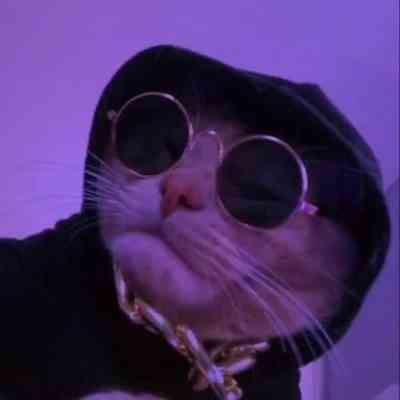
%> input picture image.jpg, 400 x 400 px
$ octave negativo.m   (GNU Octave 9; MATLAB toolbox functions it lacks are replaced by stand-ins)
%> lines starting %> are read from the running program, lines starting %| are printed output that depends on the picture
clear all; % limpa todas as variáveis
close all; % limpa todas as figuras
clc; % limpa a janela de comandos

% importa o pacote imagem
pkg load image;

% carrega uma imagem
img = imread('image.jpg');
%> img is the input picture: size 400x400x3 uint8; mean R, G, B 72.1, 46.6, 103

% convertendo para escala de cinza
cinza_img = rgb2gray(img);
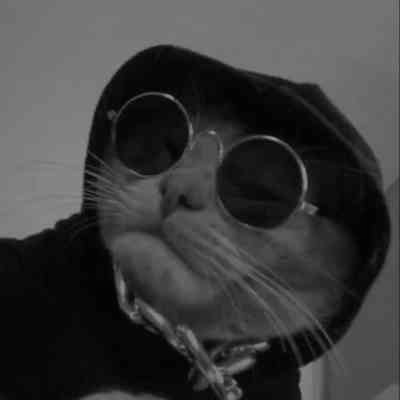
%> cinza_img: size 400x400 uint8; min 1, max 160, mean 60.6

% mostrando a imagem
figure
imshow(cinza_img);
title("Imagem em escala de cinza");
imwrite(cinza_img, "original.jpg");

% calcula o negativo da imagem
oupt = 255 - cinza_img;
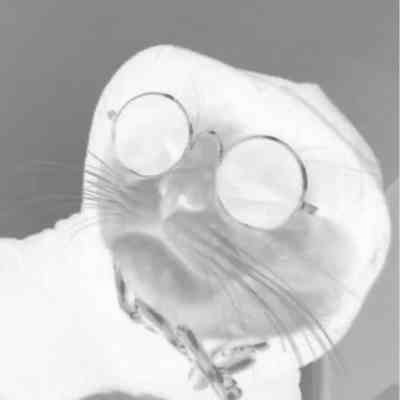
%> oupt: size 400x400 uint8; min 95, max 254, mean 194.4

% mostra a imagem
figure
imshow(uint8(oupt));
title("Output image");
imwrite(uint8(oupt), "negativo.jpg");
